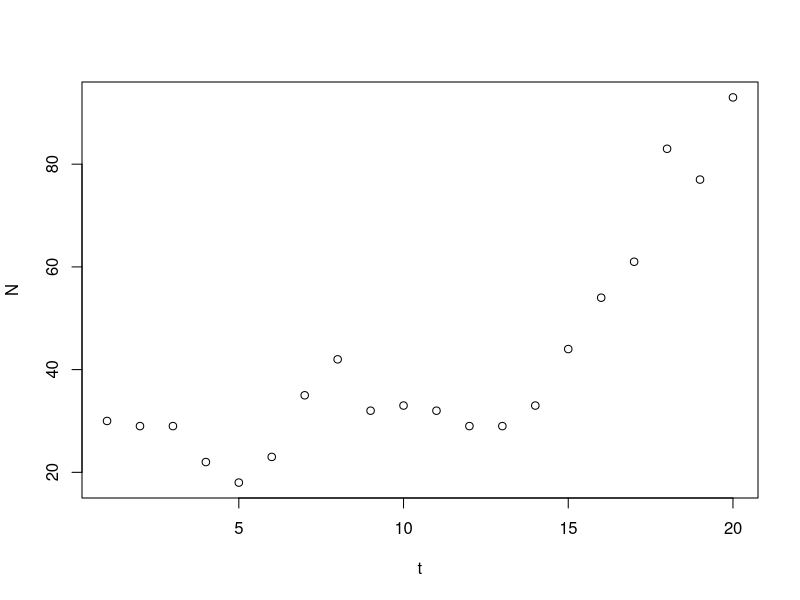
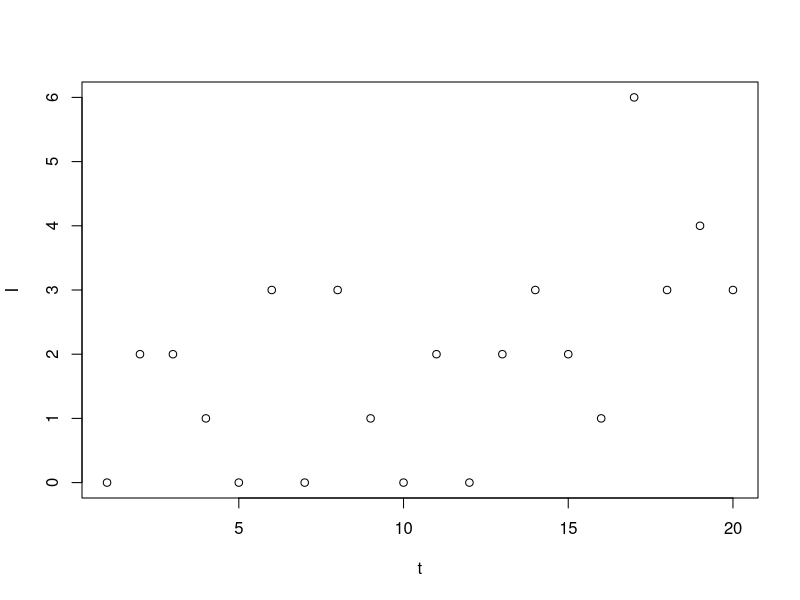
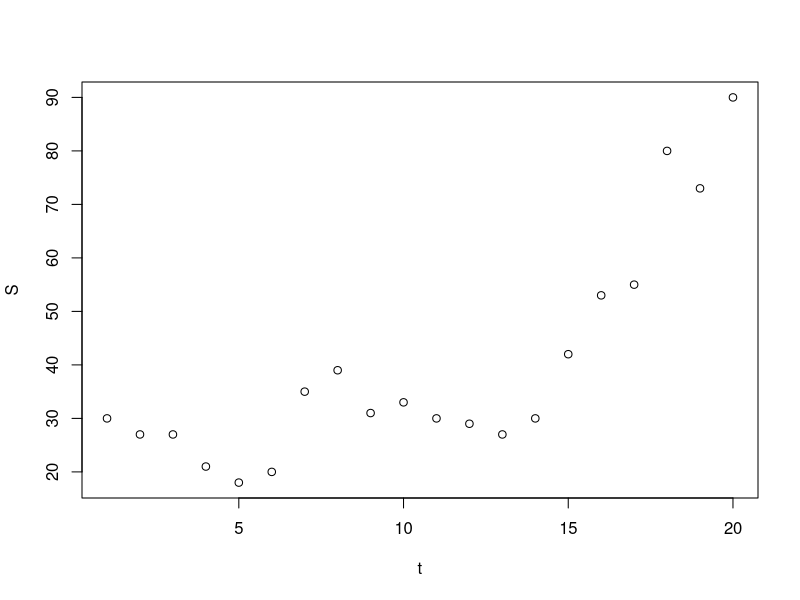
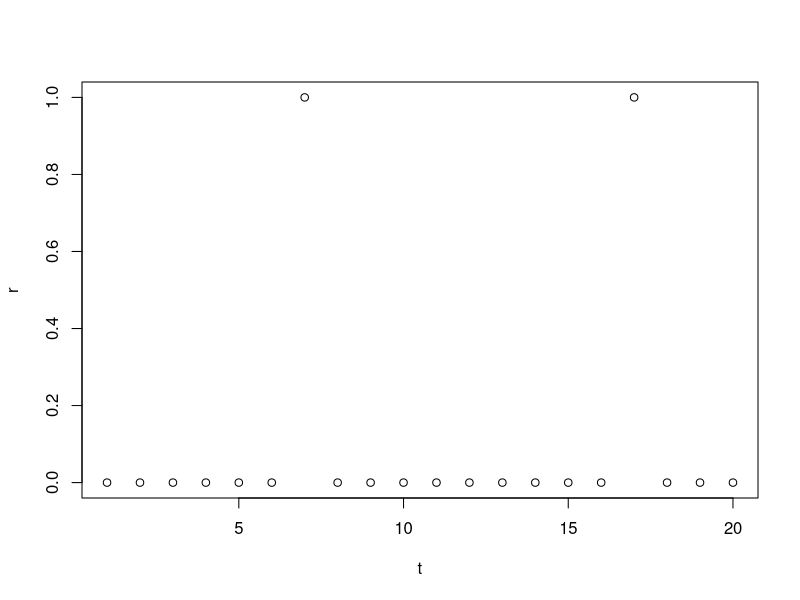
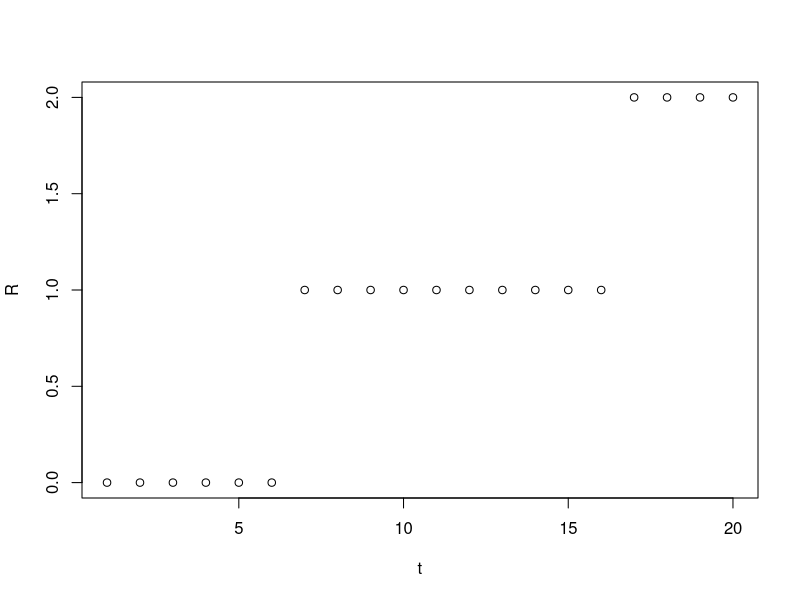

The R script that drew these images, in order: (Note: this script raises an error after producing the figures.)
t <- 1:20
N <- numeric(20)
N[1] <- 30

I <- numeric(20)
S <- numeric(20)

S[1] <- N[1]
r <- numeric(20)
R <- numeric(20)

prob <- 0.05

for(i in 2:20){
      
      n <- N[i - 1] + (S[i-1] + R[i-1]) * runif(1, -0.1, 0.12) * (1 - N[i-1])/rpois(1, 60)
      N[i] <- rpois(1, lambda = n) + I[i-1]
      
      r[i] <- rpois(1, I[i-1]*runif(1, 0.08, 0.12))
      
      if(I[i] == 0){
            I[i] <- rpois(1, N[i] * prob)
      } else {
            if(R[i-1] > I[i]){
                  I[i] <- I[i-1] + rpois(1, N[i] * (I[i]/N[i])*0.1) - rpois(1, I[i-1]*0.05)
            } else {
                  I[i] <- I[i-1] - r[i] + rpois(1, N[i-1] * (I[i-1]/N[i-1])*0.05) - rpois(1, I[i-1]*0.05)
            }
      }
      S[i] <- N[i] - I[i] - R[i]
      R[i] <- R[i-1] + r[i]
}


plot(t, N)
plot(t, I)
plot(t, S)
plot(t, r)
plot(t, R)

datos <- data.frame(Tiempo = t,
                    Susceptibles = S,
                    Infectados = I,
                    Recuperados = R)

write.csv(datos, "Materiales-practicas/Datos-epi.csv", row.names = FALSE)
